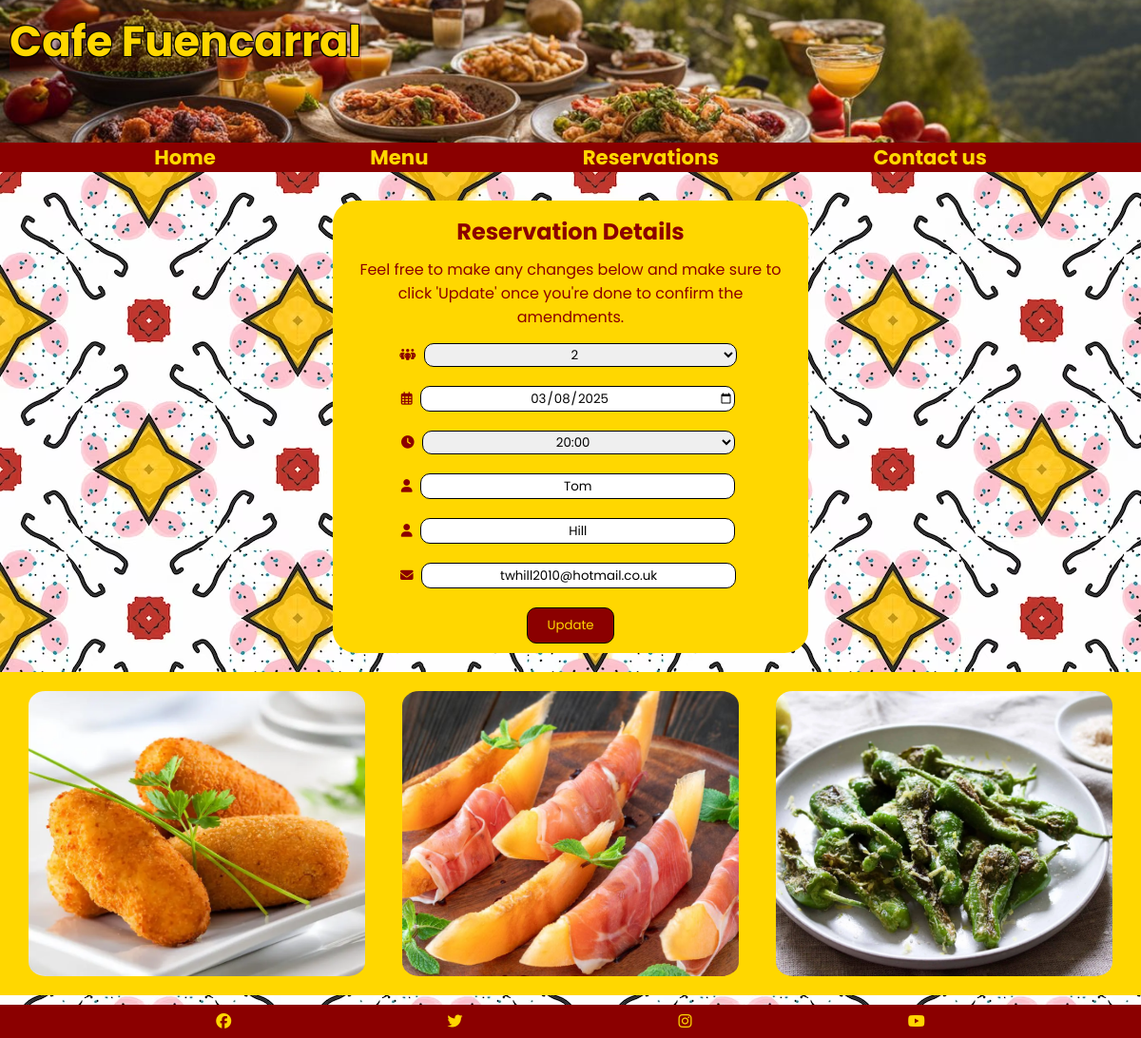
/reservations/modify/FUE-H8GMAP91/ (signed in), run on the app's committed database.
### reservations/models.py (models this page shows, shortened)
class Reservation(models.Model):
    NUMBER_OF_PEOPLE_CHOICES = [
        (1, "1"),
        (2, "2"),
        (3, "3"),
        (4, "4"),
        (5, "5"),
        (6, "6"),
    ]
    TIME_OF_DAY_CHOICES = [
        (time(17, 0), "17:00"),
        (time(17, 30), "17:30"),
        (time(18, 0), "18:00"),
        (time(18, 30), "18:30"),
        (time(19, 0), "19:00"),
        (time(19, 30), "19:30"),
        (time(20, 0), "20:00"),
        (time(20, 30), "20:30"),
        (time(21, 0), "21:00"),
    ]
    STATUS_CHOICES = [
        ("Active", "Active"),
        ("Cancelled", "Cancelled"),
    ]
    people = models.IntegerField(choices=NUMBER_OF_PEOPLE_CHOICES)
    date = models.DateField()
    time = models.TimeField(choices=TIME_OF_DAY_CHOICES)
    first_name = models.CharField(max_length=50)
    last_name = models.CharField(max_length=100)
    email = models.EmailField(max_length=50)
    password = models.CharField(max_length=128)
    code = models.CharField(max_length=15, blank=True, null=True)
    timestamp = models.DateTimeField(null=True, blank=True)
    status = models.CharField(
        max_length=20,
        choices=STATUS_CHOICES,
        default="Active"
    )

### reservations/views.py (the view)
# urls.py: path('modify/<str:code>/', views.modify_view, name='modify'),
def modify_view(request, code):
    reservation = get_object_or_404(Reservation, code=code)
    if 'authenticated_reservation' not in request.session or request.session['authenticated_reservation'] != code:
        messages.error(request, "You must verify your email and password before modifying your reservation.")
        return redirect('reservations:search')
    if reservation.status != "Active":
        return redirect('reservations:cancel', code=code)
    if request.method == 'POST':
        form_part1 = ReservationPart1Form(request.POST, instance=reservation, current_reservation=reservation)
        form_part2 = ReservationPart2Form(request.POST, instance=reservation, is_modifying=True)
        if form_part1.is_valid() and form_part2.is_valid():
            reservation = form_part1.save(commit=False)
            form_part2_data = form_part2.cleaned_data
            reservation.first_name = form_part2_data['first_name']
            reservation.last_name = form_part2_data['last_name']
            reservation.email = form_part2_data['email']
            reservation.save()
            return redirect('reservations:update', code=reservation.code)
    else:
        form_part1 = ReservationPart1Form(instance=reservation, current_reservation=reservation)
        form_part2 = ReservationPart2Form(instance=reservation, is_modifying=True)
    return render(request, 'reservations/modify.html', {
        'form_part1': form_part1,
        'form_part2': form_part2,
        'reservation': reservation
    })

### reservations/forms.py (shortened to what this page needs)
class ReservationPart1Form(forms.ModelForm):
    def __init__(self, *args, **kwargs):
        self.current_reservation = kwargs.pop('current_reservation', None)
        super().__init__(*args, **kwargs)
    class Meta:
        model = Reservation
        fields = ['people', 'date', 'time']
        widgets = {
            'date': forms.DateInput(attrs={'type': 'date'}),
        }

class ReservationPart2Form(forms.ModelForm):
    def __init__(self, *args, **kwargs):
        self.is_modifying = kwargs.pop('is_modifying', False)
        super().__init__(*args, **kwargs)
        if self.is_modifying:
            self.fields['password'].required = False
    class Meta:
        model = Reservation
        fields = ['first_name', 'last_name', 'email', 'password']
        widgets = {
            'first_name': forms.TextInput(attrs={'placeholder': 'First Name'}),
            'last_name': forms.TextInput(attrs={'placeholder': 'Last Name'}),
            'email': forms.EmailInput(attrs={'placeholder': 'Email'}),
            'password': forms.PasswordInput(attrs={'placeholder': 'Password'}),
        }

### reservations/templates/reservations/modify.html (shortened to what this page needs)
{% extends "base.html" %}
{% load static %}
{% block content %}
<section class="box">
    <h2>Reservation Details</h2>
    <p>Feel free to make any changes below and make sure to click 'Update' once you're done to confirm the
        amendments.</p>
    <form method="POST">
        <p>
            <label for="id_people" aria-label="People">
                <i class="fa-solid fa-people-group"></i> {{ form_part1.people }}
            </label>
        </p>
        <p>
            <label for="id_date" aria-label="Date">
                <i class="fa-regular fa-calendar-days"></i> {{ form_part1.date }}
            </label>
        </p>
        <p>
            <label for="id_time" aria-label="Time">
                <i class="fa-solid fa-clock"></i> {{ form_part1.time }}
            </label>
        </p>
        <p>
            <label for="id_first_name" aria-label="First Name">
                <i class="fa-solid fa-user"></i> {{ form_part2.first_name }}
            </label>
        </p>
        <p>
            <label for="id_last_name" aria-label="Last Name">
                <i class="fa-solid fa-user"></i> {{ form_part2.last_name }}
            </label>
        </p>
        <p>
            <label for="id_email" aria-label="Email">
                <i class="fa-solid fa-envelope"></i> {{ form_part2.email }}
            </label>
        </p>
        <button type="submit">Update</button>
    </form>
</section>
<section class="images">
    <div id="croquetas" class="picture"></div>
    <div id="melon" class="picture"></div>
    <div id="peppers" class="picture"></div>
</section>
{% endblock %}

### static/style.css (style rules this page uses)
* { margin: 0; padding: 0; font-family: 'Poppins'; }
.picture { width: 80%; height: 150px; margin: 10px auto; border-radius: 5%; }
.box { background-color: gold; padding: 10px; border-radius: 5%; text-align: center; width: 80%; margin: 20px auto; }
h2, p { padding: 5px; }
.images { background-color: gold; padding: 10px; }
label { padding: 5px; font-size: 85%; }
input, select { margin: 5px; width: 70%; text-align: center; border-style: solid; border-width: thin; border-radius: 10px; border-color: black; height: 25px; }
button { background-color: darkred; color: gold; border-style: solid; border-width: thin; border-radius: 10px; border-color: black; padding: 8px 20px; margin: 0; text-align: center; width: auto; display: inline-block; margin-top: 10px; }
#croquetas { background: url("images/croquetas-de-jamon-serrano.webp") no-repeat center center/cover; }
#melon { background: url("images/melon-con-jamon.jpg") no-repeat center center/cover; }
#peppers { background: url("images/padron-peppers.webp") no-repeat center center/cover; }
@media screen and (min-width: 768px) { .box { width: 40%; margin: 20px auto; } }
@media screen and (min-width: 768px) { .images { display: flex; justify-content: space-between; } }
@media screen and (min-width: 768px) { .picture { height: 200px; width: 30%; } }
@media screen and (min-width: 1024px) { .picture { height: 300px; } }

### data on the page
Reservation: people "2", date "03/08/2025", time "20:00", first_name "Tom", last_name "Hill", email "twhill2010@hotmail.co.uk"
